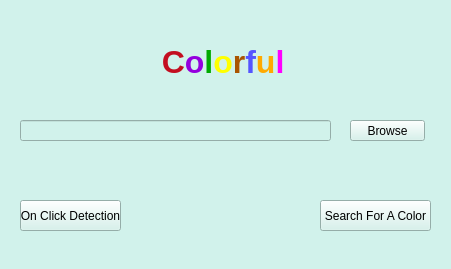
<?xml version="1.0" encoding="UTF-8"?>
<ui version="4.0">
 <class>Form</class>
 <widget class="QWidget" name="Form">
  <property name="geometry">
   <rect>
    <x>0</x>
    <y>0</y>
    <width>451</width>
    <height>269</height>
   </rect>
  </property>
  <property name="windowTitle">
   <string>Form</string>
  </property>
  <property name="styleSheet">
   <string notr="true"> background-color :  #d1f2eb  ;</string>
  </property>
  <widget class="QTextEdit" name="projectname">
   <property name="enabled">
    <bool>false</bool>
   </property>
   <property name="geometry">
    <rect>
     <x>140</x>
     <y>40</y>
     <width>181</width>
     <height>51</height>
    </rect>
   </property>
   <property name="cursor" stdset="0">
    <cursorShape>ArrowCursor</cursorShape>
   </property>
   <property name="styleSheet">
    <string notr="true">border-color: #d1f2eb ;</string>
   </property>
   <property name="frameShape">
    <enum>QFrame::NoFrame</enum>
   </property>
   <property name="html">
    <string>&lt;!DOCTYPE HTML PUBLIC &quot;-//W3C//DTD HTML 4.0//EN&quot; &quot;http://www.w3.org/TR/REC-html40/strict.dtd&quot;&gt;
&lt;html&gt;&lt;head&gt;&lt;meta name=&quot;qrichtext&quot; content=&quot;1&quot; /&gt;&lt;style type=&quot;text/css&quot;&gt;
p, li { white-space: pre-wrap; }
&lt;/style&gt;&lt;/head&gt;&lt;body style=&quot; font-family:'MS Shell Dlg 2'; font-size:8.25pt; font-weight:400; font-style:normal;&quot;&gt;
&lt;p style=&quot; margin-top:0px; margin-bottom:0px; margin-left:0px; margin-right:0px; -qt-block-indent:0; text-indent:0px;&quot;&gt;&lt;span style=&quot; font-family:'MS Shell Dlg 2'; font-size:24pt; font-weight:600; color:#c30e20;&quot;&gt;  C&lt;/span&gt;&lt;span style=&quot; font-family:'MS Shell Dlg 2'; font-size:24pt; font-weight:600; color:#9400de;&quot;&gt;o&lt;/span&gt;&lt;span style=&quot; font-family:'MS Shell Dlg 2'; font-size:24pt; font-weight:600; color:#00aa00;&quot;&gt;l&lt;/span&gt;&lt;span style=&quot; font-family:'MS Shell Dlg 2'; font-size:24pt; font-weight:600; color:#ffff00;&quot;&gt;o&lt;/span&gt;&lt;span style=&quot; font-family:'MS Shell Dlg 2'; font-size:24pt; font-weight:600; color:#aa5500;&quot;&gt;r&lt;/span&gt;&lt;span style=&quot; font-family:'MS Shell Dlg 2'; font-size:24pt; font-weight:600; color:#5555ff;&quot;&gt;f&lt;/span&gt;&lt;span style=&quot; font-family:'MS Shell Dlg 2'; font-size:24pt; font-weight:600; color:#ffaa00;&quot;&gt;u&lt;/span&gt;&lt;span style=&quot; font-family:'MS Shell Dlg 2'; font-size:24pt; font-weight:600; color:#ff00ff;&quot;&gt;l&lt;/span&gt;&lt;/p&gt;&lt;/body&gt;&lt;/html&gt;</string>
   </property>
  </widget>
  <widget class="QPushButton" name="onClick_Button">
   <property name="geometry">
    <rect>
     <x>20</x>
     <y>200</y>
     <width>101</width>
     <height>31</height>
    </rect>
   </property>
   <property name="text">
    <string>On Click Detection</string>
   </property>
  </widget>
  <widget class="QPushButton" name="search_for_Button">
   <property name="geometry">
    <rect>
     <x>320</x>
     <y>200</y>
     <width>111</width>
     <height>31</height>
    </rect>
   </property>
   <property name="text">
    <string>Search For A Color</string>
   </property>
  </widget>
  <widget class="QLineEdit" name="path_text">
   <property name="geometry">
    <rect>
     <x>20</x>
     <y>120</y>
     <width>311</width>
     <height>21</height>
    </rect>
   </property>
   <property name="text">
    <string/>
   </property>
  </widget>
  <widget class="QPushButton" name="browse">
   <property name="geometry">
    <rect>
     <x>350</x>
     <y>120</y>
     <width>75</width>
     <height>21</height>
    </rect>
   </property>
   <property name="text">
    <string>Browse</string>
   </property>
  </widget>
 </widget>
 <resources/>
 <connections/>
</ui>
